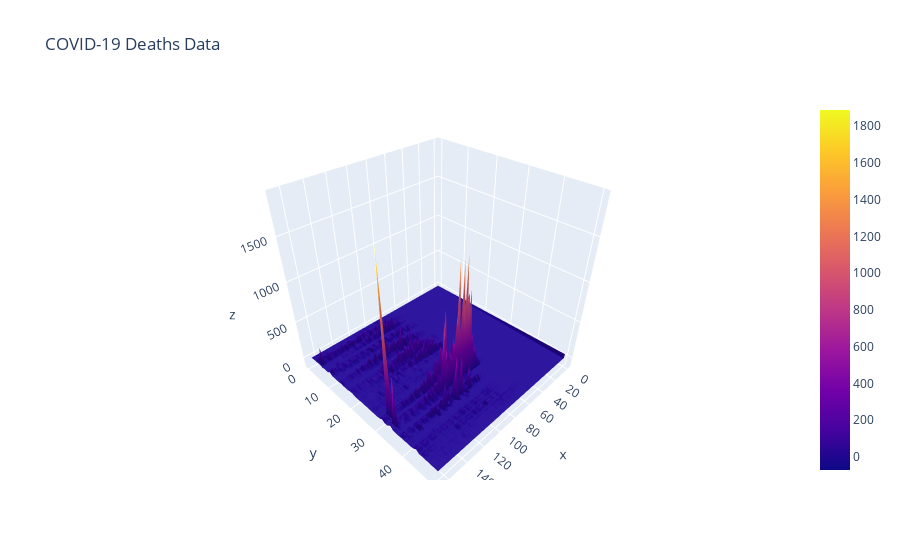

The code cell stored with this chart in its notebook:
### Code cell
import pandas as pd
import seaborn as sns
import matplotlib.pyplot as plt
import numpy as np
import os
from mpl_toolkits.mplot3d import Axes3D
import plotly.graph_objects as go

coviddeathsdata = pd.read_csv("https://raw.githubusercontent.com/S-I-SVD/Randomized-SVD/main/data/covid%20data/covid_state_new.csv")
coviddata_meta = coviddeathsdata.loc[:, ['state']]
coviddeathsdata = coviddeathsdata.drop(columns=['state'])
fig = go.Figure(data=[go.Surface(z=coviddeathsdata.values)])
fig.update_layout(title='COVID-19 Deaths Data',autosize=True)
fig.show()

### Figure 1 — Plotly figure (JSON) as saved in the notebook; plotly's stock layout.template omitted (floating-point values rounded to 4 significant figures; data arrays with more than 128 entries replaced by an {"elided": "..."} marker saying what was removed)
{"data": [{"type": "surface", "z": {"elided": "51x167 int values"}}], "layout": {"autosize": true, "title": {"text": "COVID-19 Deaths Data"}}}
